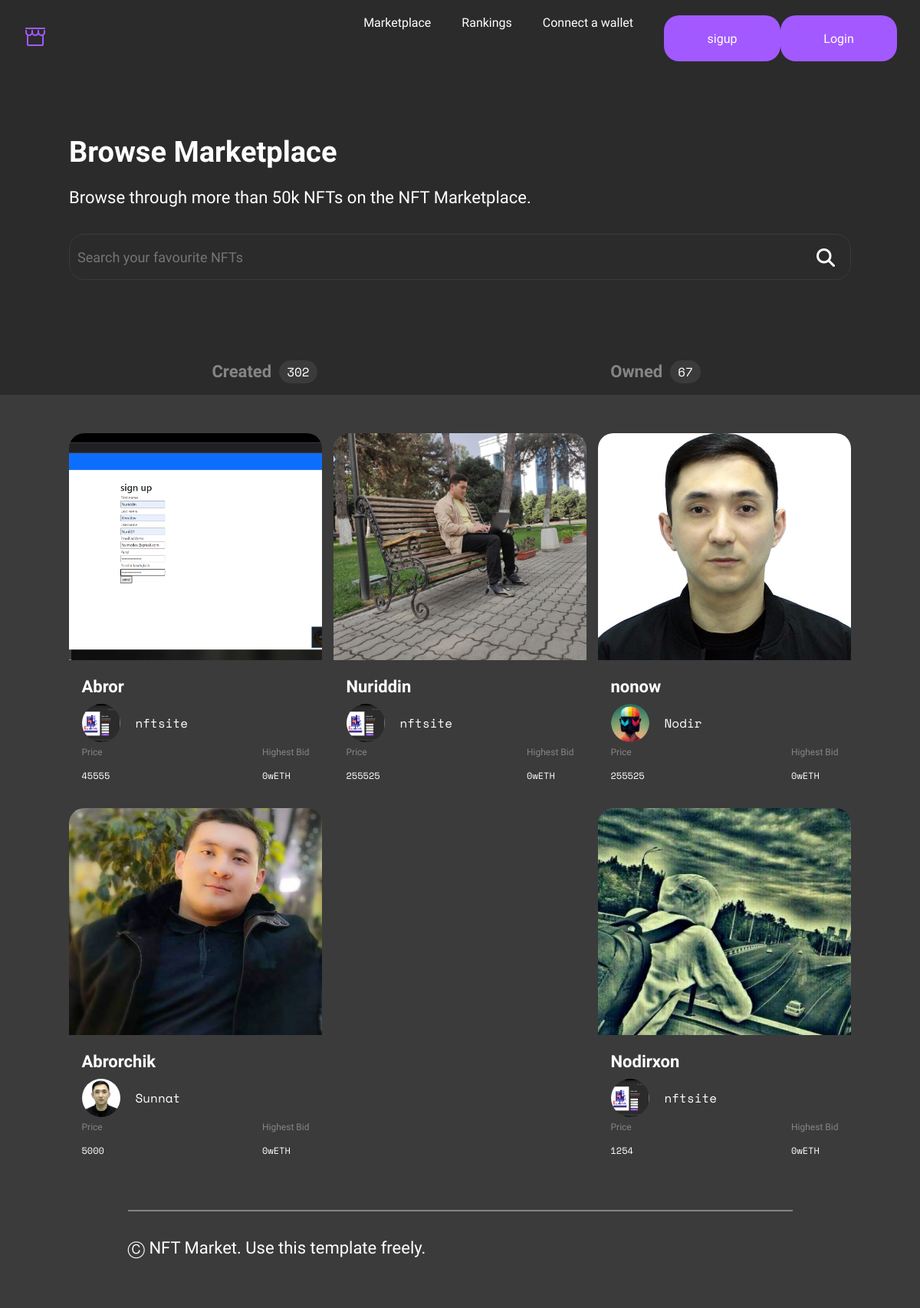
Page /marketpace/ on the committed database.
### home/models.py (models this page shows, shortened)
class AddNftModel(models.Model):
    user = models.ForeignKey(UserModel, on_delete=models.CASCADE, null=True)
    name = models.CharField(max_length=100)
    image = models.ImageField(upload_to='image/', default='defult_img', null=True ,blank=True)
    price = models.CharField(max_length=50)
    Highest_Bid = models.CharField(max_length=50, default='0wETH')

class UserModel(models.Model):
    username = models.OneToOneField(User, on_delete=models.CASCADE, null=True)
    email = models.EmailField(max_length=100)
    image = models.ImageField(upload_to='images/', default='static/images/Avatar (2).png', null=True ,blank=True)
    def __str__(self) -> str:
        return str(self.username)

### home/views.py (the view)
# urls.py: path('marketpace/',MarketpaceView, name='marketpace'),
def MarketpaceView(request):
    nft = AddNftModel.objects.all()
    ctx ={
        'nft':nft,
    }
    return render(request,'marketpace.html',ctx)

### template/marketpace.html (shortened to what this page needs)
{% extends 'navbar.html' %}
{% block content %}
    <div class="container">
        <div class="marketpalce">
            <p class="title">Browse Marketplace</p>
            <p class="text">Browse through more than 50k NFTs on the NFT Marketplace.</p>
            <form class="marketpalce_form">
                <input type="search" placeholder="Search your favourite NFTs">
                <i class="fa-solid fa-magnifying-glass"></i>
            </form>
        </div>
        <div class="created_menu">
            <div class="created_menu_items marketplace_menu">
                <p class="bio">Created</p>
                <div class="create_count">
                    <p class="c_count">302</p>
                </div>
            </div>
            <div class="created_menu_items marketplace_menu">
                <p class="bio">Owned</p>
                <div class="create_count">
                    <p class="c_count">67</p>
                </div>
            </div>
        </div>
    </div>
    <div class="container_fluid">
        <div class="container">
            <div class="artist_card_box">
                {% for nfts in nft  %}
                    <div class="discover_card">
                        <div class="descover_card_image_box">
                            <img src="{{nfts.image.url}}" alt="">
                        </div>
                        <div class="descover_card_body">
                            <p class="categories_card_body_text">{{nfts.name}}</p>
                            <div class="discover_card_profile">
                                <img style="width: 50px; height: 50px; border-radius: 50%;" src="{{nfts.user.image.url}}" alt="">
                                <p>{{nfts.user}}</p>
                            </div>
                        </div>
                        <div class="descover_card_footer">
                            <div class="discover_footer">
                                <p class="footer_left_title">Price</p>
                                <p class="footer_left_text">{{nfts.price}}</p>
                            </div>
                            <div class="discover_footer">
                                <p class="footer_left_title">Highest Bid</p>
                                <p class="footer_left_text">{{nfts.Highest_Bid}}</p>
                            </div>
                        </div>
                    </div>
                {% endfor %}
        <div class="container">
            <div class="hr"></div>
            <p style="margin-top: 30px;" class="text">Ⓒ NFT Market. Use this template freely.</p>
        </div>
{% endblock %}

### template/navbar.html (shortened to what this page needs)
<!DOCTYPE html>
<html lang="en">
<head>
    <link rel="stylesheet" href="https://cdnjs.cloudflare.com/ajax/libs/font-awesome/6.4.2/css/all.min.css" />
    {% load static %}
    <link rel="stylesheet" href="{% static 'style.css' %}">
    <link rel="stylesheet" href="{% static 'signup.css' %}">
    <link rel="stylesheet" href="{% static 'marketpalce.css' %}">
    <link rel="stylesheet" href="{% static 'artist.css' %}">
    <link rel="stylesheet" href="{% static 'nft.css' %}">
    <link rel="stylesheet" href="{% static 'rangkings.css' %}">
</head>
<body>
</head>
<body>
    <nav class="navigation">
        <div class="nav_menu">
            <a href="{% url 'index' %}"><img src="./static/static/images/logo.png" alt=""></a>
            <div class="menu_list">
                <ul class="menu">
                    <li><a href="{% url 'marketpace'  %}">Marketplace</a></li>
                    <li><a href="{% url 'rankings' %}">Rankings</a></li>
                    <li><a href="{% url 'connect' %}">Connect a wallet</a></li>
                    <li>
                        {% if user.is_authenticated %}
                            <li><a href="{% url 'addnft' user.id %}">Add NFT</a></li>
                            <a  href="{% url 'logout' %}" >
                                <button class="signup" type="submit">
                                    <i class="fa-regular fa-user"></i>
                                    Chiqish
                                </button>
                            </a>
                        {% else %}
                        <div style="display: flex;">
                            <a class="signup" href="{% url 'register' %}">
                                sigup
                            </a>
                            <a class="signup" href="{% url 'login' %}">
                                Login
                            </a>
                        </div>
                    {% endif %}
                    </li>
                </ul>
            </div>
        </div>
    </nav>
    {% block content %}
    {% endblock %}
</body>
</html>

### static/style.css (style rules this page uses)
* { margin: 0; padding: 0; box-sizing: border-box; font-family: 'Work Sans', sans-serif; list-style-type: none; text-decoration: none; }
body { background: #2B2B2B; }
:root { --oq: #FFFFFF; --text: 22px; --title: 38px; --bg: #A259FF; }
.title { font-weight: 600; font-size: 38px; line-height: 45.5px; color: var(--oq); margin-bottom: 14px; }
.text { font-weight: 400; font-size: 22px; line-height: 35px; color: var(--oq); margin-bottom: 10px; }
.navigation { width: 100%; height: 100px; background-color: transparent; }
.nav_menu { width: 95%; height: 100%; margin: 0 auto; display: flex; justify-content: space-between; align-items: center; }
.menu_list { display: flex; column-gap: 20px; height: 100%; align-items: center; }
.menu { display: flex; column-gap: 40px; }
.menu li a { color: var(--oq); transition: .3s ease-in-out; }
.navigation .signup { display: block; width: 152px; height: 60px; background-color: var(--bg); border-radius: 20px; display: flex; justify-content: center; align-items: center; color: var(--oq); column-gap: 10px; transition: .3s ease-in-out; }
.container { width: 85%; margin: 0 auto; height: auto; }
.categories_card_body_text { font-weight: 600px; font-size: 22px; line-height: 30px; color: var(--oq); width: 90%; margin: 20px auto; }
.discover_card { width: 330px; height: 469px; background-color: #3B3B3B; border-radius: 20px; }
.descover_card_image_box { width: 100%; height: 296px; overflow: hidden; border-top-right-radius: 20px; border-top-left-radius: 20px; }
.descover_card_image_box img { width: 100%; height: 100%; object-fit: cover; overflow: hidden; transition: .2s ease-in-out; }
.discover_card_profile { width: 90%; margin: 0 auto; display: flex; align-items: center; column-gap: 20px; height: 24px; }
.discover_card_profile p { color: var(--oq); font-family: 'Space Mono', monospace; font-weight: 400; font-style: 16px; line-height: 22px; }
.descover_card_footer { width: 90%; margin: 20px auto; height: 43px; display: flex; justify-content: space-between; }
.discover_footer { height: 100%; display: grid; align-content: space-between; }
.footer_left_title { color: #858584; font-weight: 400; font-size: 12px; line-height: 13px; }
.footer_left_text { color: var(--oq); font-weight: 400; font-size: 12px; line-height: 13px; font-family: 'Space Mono', monospace; }
.hr { width: 100%; height: 2px; background-color: #858584; margin-top: 35px; }
@media screen and (min-width: 577px) { .title { font-weight: 600; font-size: 38px; line-height: 45.5px; color: var(--oq); margin-bottom: 14px; } }
@media screen and (min-width: 577px) { .text { font-weight: 400; font-size: 16px; line-height: 22px; color: var(--oq); margin-bottom: 10px; } }
@media screen and (min-width: 577px) { .menu_list { display: none; } }
@media screen and (min-width: 577px) { .categories_card_body_text { font-size: 16px; } }
@media screen and (min-width: 577px) { .discover_card { width: 100%; height: 469px; background-color: #3B3B3B; border-radius: 20px; } }
@media screen and (min-width: 768px) { .menu_list { display: flex; } }
@media screen and (min-width: 768px) { .categories_card_body_text { font-size: 16px; } }
@media screen and (min-width: 768px) { .discover_card { width: 330px; height: 469px; background-color: #3B3B3B; border-radius: 20px; } }
@media screen and (min-width: 768px) { .title { font-size: 28px; margin-bottom: 10px; } }
@media screen and (min-width: 768px) { .text { font-size: 16px; line-height: 22px; font-weight: 400; } }
@media screen and (min-width: 1200px) { .categories_card_body_text { font-size: 22px; font-weight: 600; line-height: 30px; } }
@media screen and (min-width: 1200px) { .discover_card { width: 330px; height: 469px; background-color: #3B3B3B; border-radius: 20px; } }
@media screen and (min-width: 1200px) { .title { font-weight: 600; font-size: 38px; line-height: 45px; margin-bottom: 10px; } }
@media screen and (min-width: 1200px) { .text { font-size: 22px; line-height: 35px; font-weight: 400; } }
@media screen and (min-width: 1200px) { .title { font-weight: 600; font-size: 51px; line-height: 56.1px; color: var(--oq); margin-bottom: 14px; } }
@media screen and (min-width: 1200px) { .text { font-weight: 400; font-size: 22px; line-height: 35.2px; color: var(--oq); margin-bottom: 10px; } }

### static/signup.css (style rules this page uses)
@media screen and (min-width: 576px) { .title { font-size: 38px; text-align: center; } }
@media screen and (min-width: 768px) { .title { font-size: 38px; text-align: start; } }

### rows in the picture
AddNftModel: image (picture), name "Abror", user.image (picture), user "nftsite", price "45555", Highest_Bid "0wETH"
AddNftModel: image (picture), name "Nuriddin", user.image (picture), user "nftsite", price "255525", Highest_Bid "0wETH"
AddNftModel: image (picture), name "nonow", user.image (picture), user "Nodir", price "255525", Highest_Bid "0wETH"
AddNftModel: image (picture), name "Abrorchik", user.image (picture), user "Sunnat", price "5000", Highest_Bid "0wETH"
AddNftModel: image (picture), name "Nodirxon", user.image (picture), user "nftsite", price "1254", Highest_Bid "0wETH"
